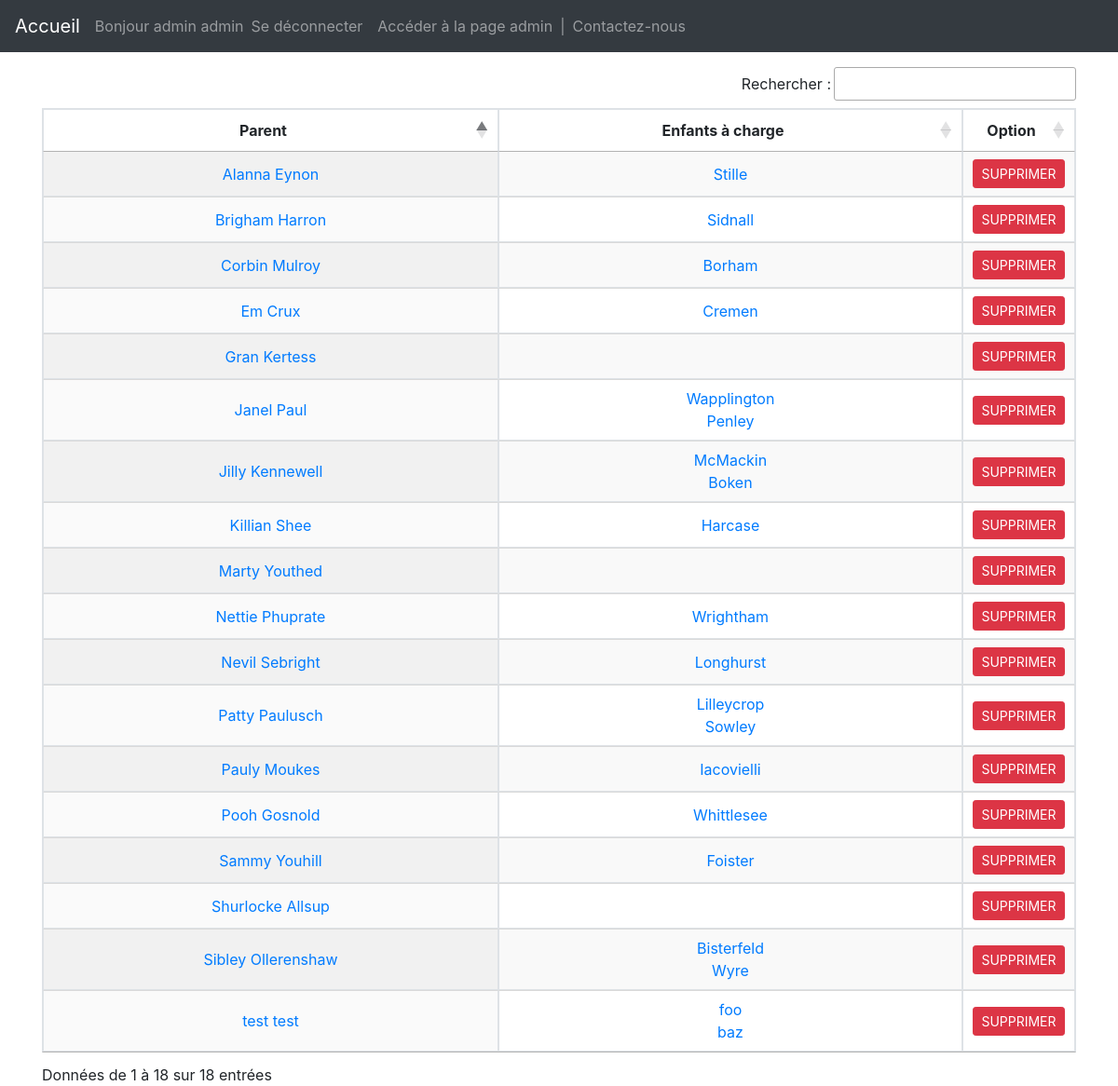
Before: /parent/ (signed in) with the older database file.
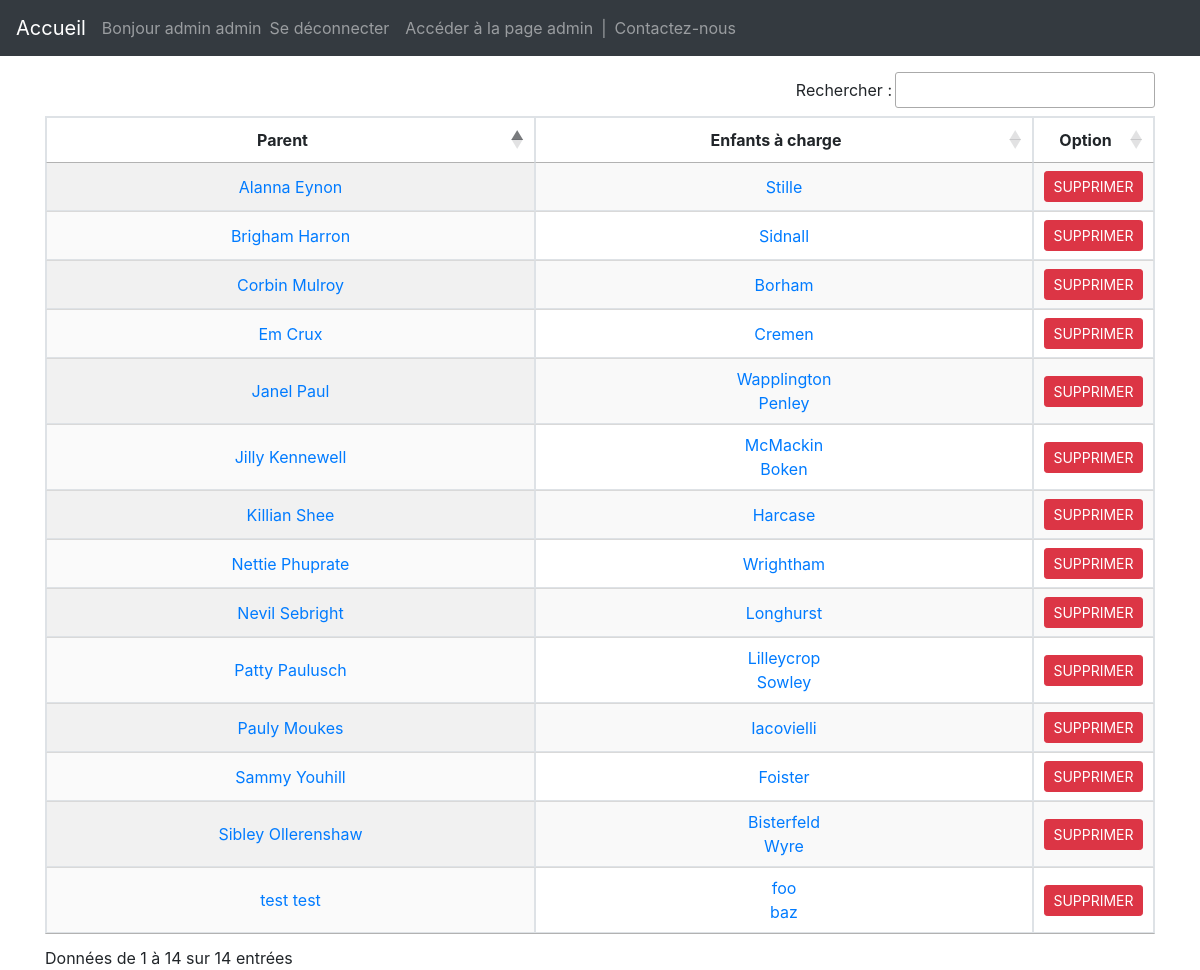
After: the same page with the newer database file.
### garderie/models.py (models this page shows, shortened)
class User(AbstractBaseUser, PermissionsMixin):
	email = models.EmailField('Adresse mail', unique=True)
	first_name = models.CharField('Prénom', max_length=30, blank=True)
	last_name = models.CharField('Nom', max_length=30, blank=True)
	date_joined = models.DateTimeField('Date de création', auto_now_add=True)
	is_active = models.BooleanField('Actif', default=True)
	is_staff=models.BooleanField('Membre de l\'équipe', default=False)
	USERNAME_FIELD='email'
	REQUIRED_FIELDS=[]
	objects=UserManager()

class Parent(models.Model):
	uid=models.OneToOneField(User, primary_key=True, on_delete=models.CASCADE)
	phone=PhoneNumberField(max_length=20, null=True, verbose_name="Téléphone")
	def all_children(self):
		return self.child_set.all() | self.child_set2.all()

class Child(models.Model):
	parent=models.ForeignKey(Parent, on_delete=models.DO_NOTHING, related_name='child_set')
	first_name=models.CharField(max_length=100, verbose_name="Prénom")
	last_name=models.CharField(max_length=100, verbose_name="Nom")
	second_parent=models.ForeignKey(Parent, on_delete=models.DO_NOTHING, related_name='child_set2', null=True)

### garderie/views/admin.py (the view)
# urls.py: path('parent/', (views.ParentListView.as_view()), name='parent_list'),
class ParentListView(LoginRequiredMixin, UserPassesTestMixin, generic.ListView):
	template_name="garderie/parent_list.html"
	context_object_name='parent_list'
	def get_queryset(self):
		return Parent.objects.all()
	def test_func(self):
		return self.request.user.is_superuser

### garderie/templates/garderie/parent_list.html (shortened to what this page needs)
{% extends 'garderie/base.html' %}
{% block body %}
<div class="container pt-3">
	{% if user.is_authenticated %}
	<table id="parent_tab" class="display table-bordered">
		<thead>
			<th>Parent</th>
			<th>Enfants à charge</th>
			<th>Option</th>
		</thead>
		{% for parent in parent_list %}
		<tr>
			<td><a href="{% url 'parent_profile' parent.uid_id %}">{{ parent.uid.first_name }} {{ parent.uid.last_name }}</a></td>
				<td>
				{% for child in parent.all_children %}
					{% if forloop.counter > 1 %}
					<br>
					{% endif %}
					<a href="{% url 'child_profile' child.id %}">{{ child.first_name }}</a>
				{% endfor %}
				</td>
			<td>
				<form method="POST" action="{% url 'parent_delete' parent.uid_id  %}" onsubmit="return confirm('Êtes-vous sûr de vouloir supprimer '+ '{{ parent.fullname }}' + ' ?');">
   				{% csrf_token %}<input class="btn btn-danger btn-sm" type="submit" value="SUPPRIMER">
				</form>
			</td>
		</tr>
		{% endfor %}
	</table>
	{% else %}
		<p>Connectez-vous pour voir la liste des enfants</p>
	{% endif %}
</div>
{% endblock %}

### garderie/templates/garderie/base.html (shortened to what this page needs)
<!DOCTYPE html>
<html>
<head>
	<link rel="stylesheet" href="https://cdn.jsdelivr.net/npm/bootstrap@4.5.3/dist/css/bootstrap.min.css">
	<link rel="stylesheet" href="https://maxcdn.bootstrapcdn.com/bootstrap/4.5.2/css/bootstrap.min.css">
	<link rel="stylesheet" type="text/css" href="https://cdn.datatables.net/1.10.23/css/jquery.dataTables.css">
	<link rel="stylesheet" href="https://cdnjs.cloudflare.com/ajax/libs/bootstrap-datepicker/1.8.0/css/bootstrap-datepicker.min.css" />
</head>
<nav class="navbar navbar-expand-lg bg-dark navbar-dark">
  <a class="navbar-brand" href="{% url 'index_redirect' %}">Accueil</a>
  <div class="collapse navbar-collapse" id="collapsibleNavbar">
    <ul class="navbar-nav">
        {% if user.is_authenticated %}
        <li class="nav-item">
			<span class="navbar-text"> Bonjour {{ user.first_name }} {{ user.last_name}} </span>
		</li>
		<li class="nav-item">
			<a class="nav-link" href="{% url 'logout' %}">Se déconnecter</a>
		</li>
			{% if user.is_superuser %}
			<li class="nav-item">
				<a class="nav-link" href="{% url 'admin_index' %}"> Accéder à la page admin </a>
			</li>
			{% endif %}
		{% else %}
		<li class="nav-item">
			<a class="nav-link" href="{% url 'login' %}">Se connecter</a>
		</li>
		{% endif %}
		<span class="navbar-text"> | </span>
		<li class="nav-item">
			<a class="nav-link" href="#contactModal" data-toggle="modal" data-target="#contactModal">
		      Contactez-nous
		    </a>
		</li>
    </ul>
  </div>
</nav>
<body>
	{% block body %} {% endblock %}
</body>
</html>

### garderie/templates/garderie/include/base_scripts.html (shortened to what this page needs)
{% load static %}

Changed rows visible on the page:
removed Parent: uid.first_name "Marty", uid.last_name "Youthed"
removed Parent: uid.first_name "Shurlocke", uid.last_name "Allsup"
removed Parent: uid.first_name "Pooh", uid.last_name "Gosnold"
removed Child: first_name "Whittlesee", shown under "Pooh"
removed Parent: uid.first_name "Gran", uid.last_name "Kertess"
Other visible differences:
text written by a page script: "Rechercher : Données de 1 à 18 sur 18 entrées" → "Rechercher : Données de 1 à 14 sur 14 entrées"
